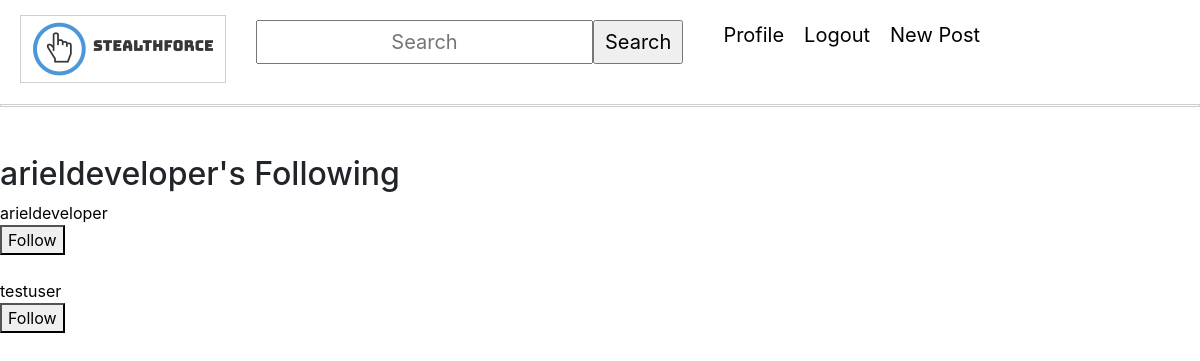
/user/arieldeveloper/following, run on the app's committed database.
### users/models.py (models this page shows, shortened)
class Account(AbstractBaseUser):
    email = models.EmailField(verbose_name="email", max_length=60, unique=True)
    username = models.CharField(max_length=30, unique=True)
    date_joined = models.DateTimeField(verbose_name='date joined', auto_now_add=True)
    last_login = models.DateTimeField(verbose_name='last login', auto_now=True)
    is_admin = models.BooleanField(default=False)
    is_staff = models.BooleanField(default=False)
    is_superuser = models.BooleanField(default=False)
    is_active = models.BooleanField(default=True)
    followers = models.ManyToManyField("Account", blank=True, symmetrical=False, related_name="people_followers")
    following = models.ManyToManyField("Account", blank=True, symmetrical=False, related_name="people_following")
    profile_picture = models.ImageField(null=True, blank=True, default = 'static/default.png')
    USERNAME_FIELD = 'email' #allows user to login with email instead of username/id
    REQUIRED_FIELDS = ['username']
    objects = MyAccountManager()
    def __str__(self):
        return self.email
    @property
    def return_followers(self):
        return list(self.followers.all())

### users/views.py (the view)
# urls.py: path('user/<str:username>/following', user_views.following_view),
def following_view(request, username):
    user = get_object_or_404(User, username=username)
    following = user.following.all()
    if request.method == "POST":
        the_user = User.objects.get(email=request.POST.get('hidden_input'))
        follow_or_unfollow(the_user, request.user)
    return render(request, "users/following.html", {'user':user, 'users_following':following})

### users/templates/users/following.html (shortened to what this page needs)
{% extends 'main_app/base.html' %}
{% block body %}
<h2>{{ user.username }}'s Following</h2>
    {% for user_following in users_following %}
             <a href="/user/{{ user_following.username }}">{{ user_following.username }}</a>
            {% if request.user.username == user_following.username %}
            {% else %}
                <form method="POST" action="/user/{{user.username}}/following">
                    {% if request.user in user_following.return_followers %}
                        <button type="submit">Unfollow</button>
                    {% else %}
                        <button type="submit">Follow</button>
                    {% endif %}
                </form>
            {% endif %}
        <br>
  {% endfor %}
{% endblock %}

### static/css/main.css (style rules this page uses)
a { cursor: default; color: black; text-decoration:none; }

### data on the page
Account: username "arieldeveloper", shows "Follow"
Account: username "testuser", shows "Follow"
